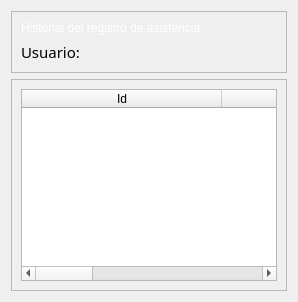
               <widget class="QWidget" name="page_report_detail">
                <layout class="QVBoxLayout" name="verticalLayout_17">
                 <item>
                  <widget class="QFrame" name="frame_10">
                   <property name="styleSheet">
                    <string notr="true"/>
                   </property>
                   <property name="frameShape">
                    <enum>QFrame::StyledPanel</enum>
                   </property>
                   <property name="frameShadow">
                    <enum>QFrame::Raised</enum>
                   </property>
                   <layout class="QVBoxLayout" name="verticalLayout_15">
                    <item>
                     <widget class="QLabel" name="label_25">
                      <property name="styleSheet">
                       <string notr="true">font: 75 18pt &quot;MS Shell Dlg 2&quot;;
color: rgb(255, 255, 255);</string>
                      </property>
                      <property name="lineWidth">
                       <number>15</number>
                      </property>
                      <property name="text">
                       <string>Historial del registro de asistencia</string>
                      </property>
                     </widget>
                    </item>
                    <item>
                     <widget class="QLabel" name="lbl_report_detail">
                      <property name="font">
                       <font>
                        <family>Sans Serif Collection</family>
                        <pointsize>11</pointsize>
                        <weight>50</weight>
                        <italic>false</italic>
                        <bold>false</bold>
                       </font>
                      </property>
                      <property name="text">
                       <string>Usuario:</string>
                      </property>
                     </widget>
                    </item>
                   </layout>
                  </widget>
                 </item>
                 <item>
                  <widget class="QFrame" name="frame_11">
                   <property name="styleSheet">
                    <string notr="true"/>
                   </property>
                   <property name="frameShape">
                    <enum>QFrame::StyledPanel</enum>
                   </property>
                   <property name="frameShadow">
                    <enum>QFrame::Raised</enum>
                   </property>
                   <layout class="QVBoxLayout" name="verticalLayout_16">
                    <item>
                     <widget class="QTableWidget" name="tbl_report_detail">
                      <property name="selectionMode">
                       <enum>QAbstractItemView::SingleSelection</enum>
                      </property>
                      <property name="selectionBehavior">
                       <enum>QAbstractItemView::SelectColumns</enum>
                      </property>
                      <attribute name="horizontalHeaderDefaultSectionSize">
                       <number>200</number>
                      </attribute>
                      <column>
                       <property name="text">
                        <string>Id</string>
                       </property>
                      </column>
                      <column>
                       <property name="text">
                        <string>Fecha</string>
                       </property>
                      </column>
                      <column>
                       <property name="text">
                        <string>Hora de registro</string>
                       </property>
                      </column>
                      <column>
                       <property name="text">
                        <string>Estado</string>
                       </property>
                      </column>
                     </widget>
                    </item>
                   </layout>
                  </widget>
                 </item>
                </layout>
               </widget>
